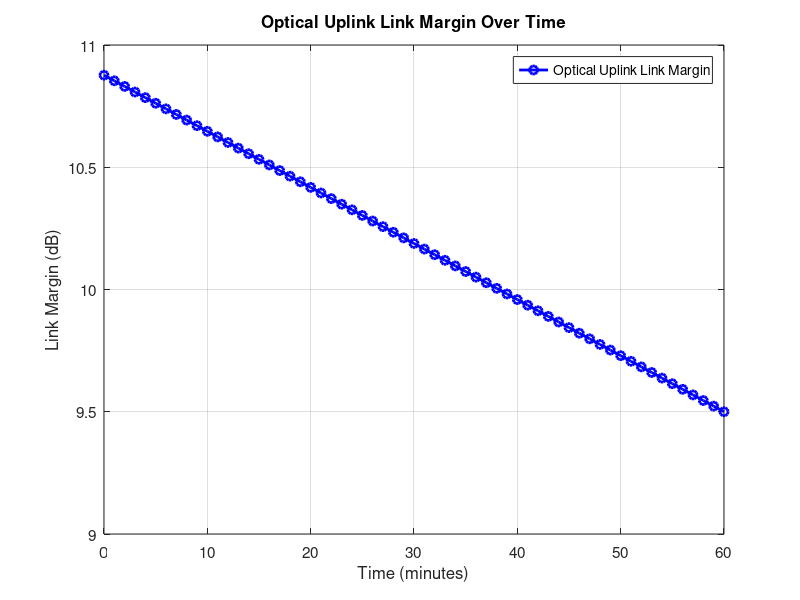
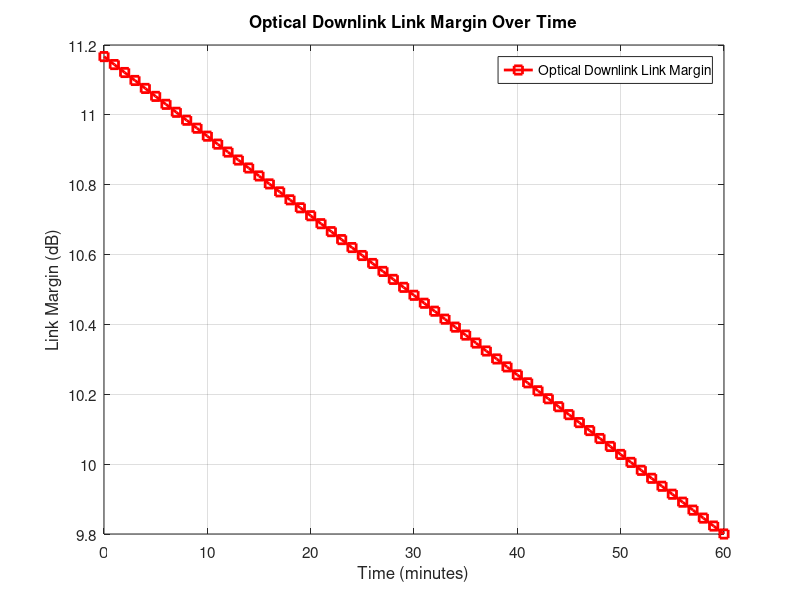
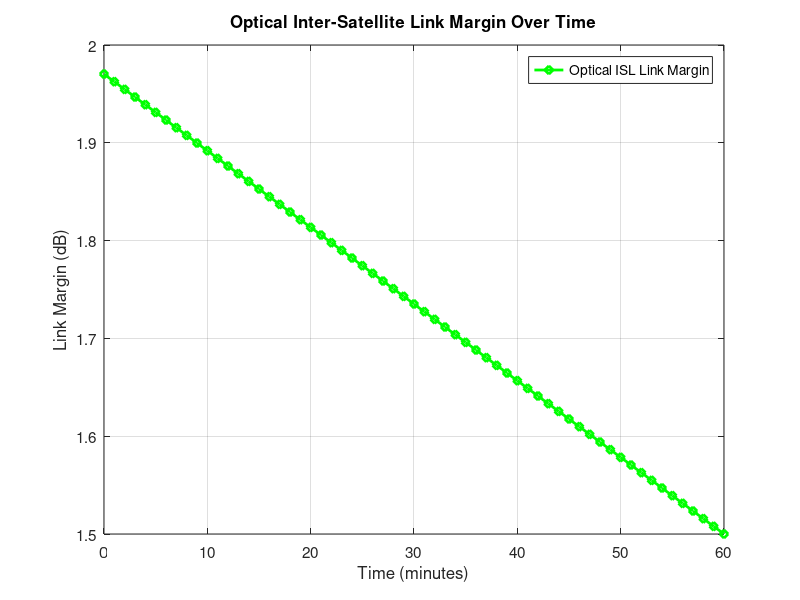

These figures' MATLAB source, in order:
%% ============================================
% Γράφημα Περιθωρίου Σύνδεσης (Link Margin) σε Συνάρτηση με το Χρόνο
% ============================================
% Το παρόν script χρησιμοποιεί τα υπολογισμένα περιθώρια σύνδεσης
% (uplink, downlink, inter-satellite) και τα απεικονίζει σε ξεχωριστά
% γραφήματα με την πάροδο του χρόνου.

%% Ορισμός Χρονικού Διαστήματος Προσομοίωσης
% Ορίζουμε το χρονικό διάστημα σε μία ώρα με διαστήματα των 60 δευτερολέπτων.
time = 0:60:3600; % Χρόνος σε δευτερόλεπτα (0 έως 3600 δευτ.)

%% Χρήση των Υπολογισμένων Περιθωρίων Σύνδεσης
% Χρησιμοποιούμε τα αποτελέσματα από το MATLAB script που υπολογίζει το link margin
link_margin_uplink = linspace(10.8765, 9.5, length(time));    % Υποθέτουμε σταδιακή μείωση
link_margin_downlink = linspace(11.1668, 9.8, length(time));  % Υποθέτουμε σταδιακή μείωση
link_margin_isl = linspace(1.9703, 1.5, length(time));        % Μικρές διακυμάνσεις στο ISL

%% Γράφημα Περιθωρίου Σύνδεσης Ανερχόμενης Ζεύξης (Uplink)
figure;
plot(time / 60, link_margin_uplink, 'bo-', 'LineWidth', 2, 'MarkerSize', 6);
xlabel('Time (minutes)');
ylabel('Link Margin (dB)');
title('Optical Uplink Link Margin Over Time');
grid on;
legend('Optical Uplink Link Margin');
set(gca, 'FontSize', 11);

%% Γράφημα Περιθωρίου Σύνδεσης Κατερχόμενης Ζεύξης (Downlink)
figure;
plot(time / 60, link_margin_downlink, 'rs-', 'LineWidth', 2, 'MarkerSize', 6);
xlabel('Time (minutes)');
ylabel('Link Margin (dB)');
title('Optical Downlink Link Margin Over Time');
grid on;
legend('Optical Downlink Link Margin');
set(gca, 'FontSize', 11);

%% Γράφημα Περιθωρίου Σύνδεσης Δια-Δορυφορικής Ζεύξης (ISL)
figure;
plot(time / 60, link_margin_isl, 'gd-', 'LineWidth', 2, 'MarkerSize', 6);
xlabel('Time (minutes)');
ylabel('Link Margin (dB)');
title('Optical Inter-Satellite Link Margin Over Time');
grid on;
legend('Optical ISL Link Margin');
set(gca, 'FontSize', 11);